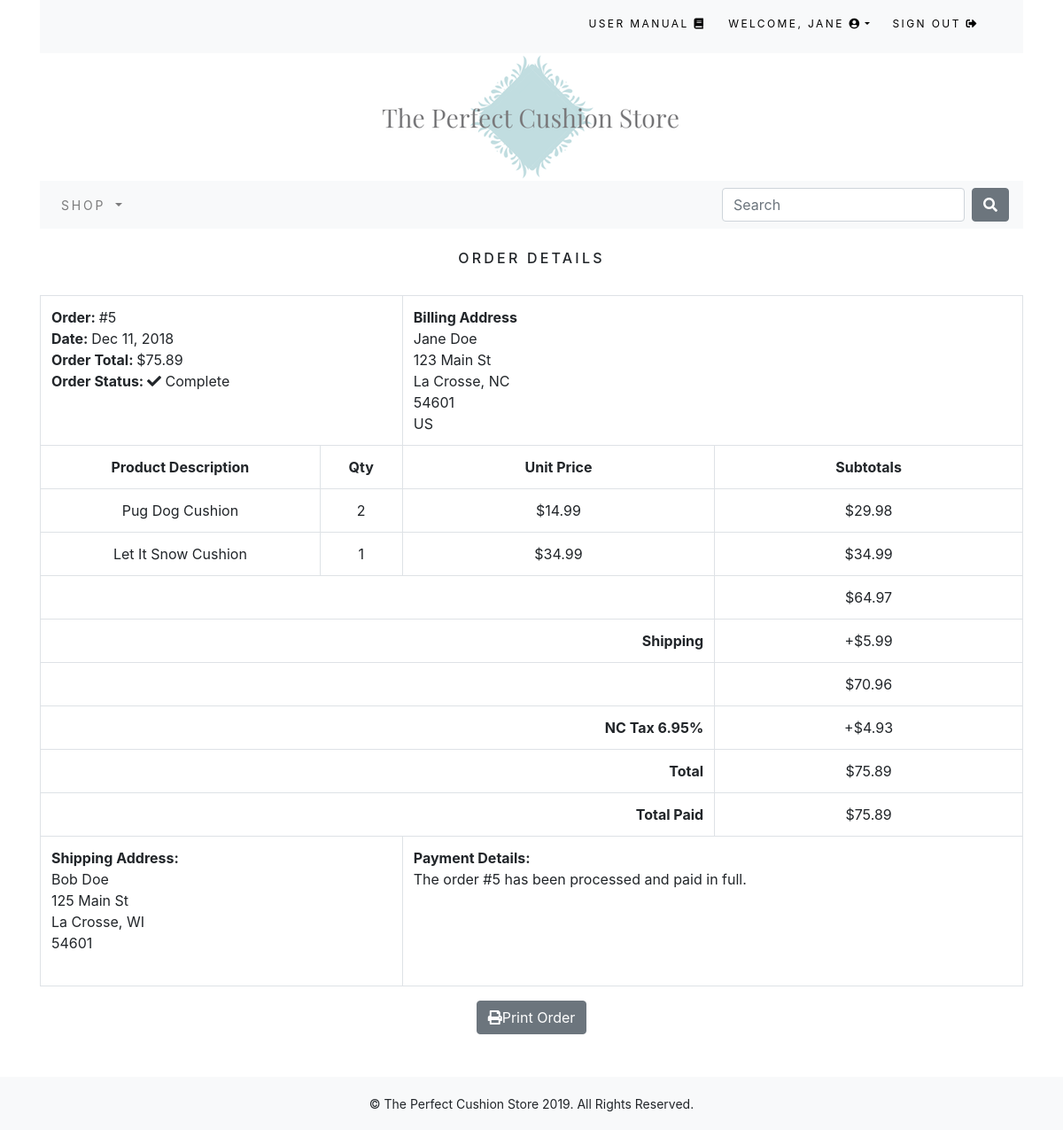
The app's page /order/5/ (signed in) with its own data.
### order/models.py (models this page shows, shortened)
class Order(models.Model):
	subtotal = models.DecimalField(max_digits = 10, decimal_places = 2, blank = True,verbose_name = 'Subtotal')
	shippingTotal = models.DecimalField(max_digits = 10, decimal_places = 2, blank = True,verbose_name = 'Shipping Total')
	taxState = models.CharField(max_length=2, blank = True,verbose_name = 'Tax State')
	tax = models.DecimalField(max_digits = 10, decimal_places = 2, blank = True,verbose_name = 'Tax')
	taxAmount = models.DecimalField(max_digits = 10, decimal_places = 2, blank = True,verbose_name = 'Tax Amount')
	total = models.DecimalField(max_digits = 10, decimal_places = 2, blank = True,verbose_name = 'Total')
	user = models.CharField(max_length = 250, blank = True, null = True)
	emailAddress = models.EmailField(max_length = 250, blank = True, verbose_name = 'Email Address')
	created = models.DateTimeField(auto_now_add = True)
	billingName = models.CharField(max_length = 250, blank = True)
	billingAddress = models.CharField(max_length = 250, blank = True)
	billingCity = models.CharField(max_length = 250, blank = True)
	billingState = models.CharField(max_length = 5, blank = True)
	billingPostcode = models.CharField(max_length = 10, blank = True)
	billingCountry = models.CharField(max_length = 200, blank = True)
	shippingName = models.CharField(max_length = 250, blank = True)
	shippingAddress = models.CharField(max_length = 250, blank = True)
	shippingCity = models.CharField(max_length = 250, blank = True)
	shippingState = models.CharField(max_length = 5, blank = True)
	shippingPostcode = models.CharField(max_length = 10, blank = True)
	shippingCountry = models.CharField(max_length = 200, blank = True)
	class Meta:
		db_table = 'Order'
		ordering = ['-created']

class OrderItem(models.Model):
	product = models.CharField(max_length = 250)
	quantity = models.IntegerField()
	price = models.DecimalField(max_digits = 10, decimal_places = 2, verbose_name = 'USD Price')
	order = models.ForeignKey(Order, on_delete = models.CASCADE)
	class Meta:
		db_table = 'OrderItem'
	def sub_total(self):
		return self.quantity * self.price

### order/views.py (the view)
# urls.py: path('<int:order_id>/', views.viewOrder, name = 'order_detail'),
@login_required()
def viewOrder(request, order_id):
	if request.user.is_authenticated:
		email = str(request.user.email)
		order = Order.objects.get(id = order_id, emailAddress = email)
		order_items = OrderItem.objects.filter(order = order)
	return render(request, 'order/order_detail.html', {'order': order, 'order_items': order_items})

### cart/context_processors.py (called while the page is built)
def counter(request):
	item_count = 0;
	if 'admin' in request.path:
		return {}
	else:
		try:
			cart = Cart.objects.filter(cart_id = _cart_id(request))
			cart_items = CartItem.objects.all().filter(cart = cart[:1])
			for cart_item in cart_items:
				item_count += cart_item.quantity
		except Cart.DoesNotExist:
			item_count = 0
	return dict(item_count = item_count)

### cart/views.py (called while the page is built)
def _cart_id(request):
	cart = request.session.session_key
	if not cart:
		cart = request.session.create()
	return cart

### shop/context_processors.py (called while the page is built)
def menu_links(request):
	links = Category.objects.all()
	return dict(links = links)

### shop/models.py (called while the page is built)
	def get_url(self):
		return reverse('shop:products_by_category', args = [self.slug])

### order/templates/order/order_detail.html (shortened to what this page needs)
{% extends "base.html" %}
{% load staticfiles %}
{% block content %}
	<div>
		<div class="text-center">
			<br>
			<h1 class="text-center my_title">Order Details</h1>
			<br>
			<table class="table table-bordered">
				<tr>
					<td class="text-left" colspan="2">
						<b>Order: </b>#{{ order.id }}<br>
						<b>Date: </b>{{ order.created|date:"M d, Y" }}<br>
						<b>Order Total: </b>${{ order.total }}<br>
						<b>Order Status: </b><i class="fas fa-check"></i> Complete
					</td>
					<td class="text-left" colspan="2">
						<b>Billing Address</b><br>
						{{ order.billingName }}<br>
						{{ order.billingAddress }}<br>
						{{ order.billingCity }}, {{ order.billingState }}<br>
						{{ order.billingPostcode }}<br>
						{{ order.billingCountry  }}<br>
					</td>
				</tr>
				<tr>
					<td><b>Product Description</b></td>
					<td><b>Qty</b></td>
					<td><b>Unit Price</b></td>
					<td><b>Subtotals</b></td>
				</tr>
				{% for item in order_items %}
					<tr>
						<td>{{ item.product }}</td>
						<td>{{ item.quantity }}</td>
						<td>${{ item.price }}</td>
						<td>${{ item.sub_total }}</td>
					</tr>
				{% endfor %}
				<tr>
					<td class="text-right" colspan="3"></td>
					<td>${{ order.subtotal }}</td>
				</tr>
				<tr>
					<td class="text-right" colspan="3"><b>Shipping</b></td>
					<td>+$5.99</td>
				</tr>
				<tr>
					<td class="text-right" colspan="3"></td>
					<td>${{ order.shippingTotal }}</td>
				</tr>
				<tr>
					<td class="text-right" colspan="3"><b>{{ order.taxState }} Tax {{ order.tax }}%</b></td>
					<td>+${{ order.taxAmount }}</td>
				</tr>
				<tr>
					<td class="text-right" colspan="3"><b>Total</b></td>
					<td>${{ order.total }}</td>
				</tr>
				<tr>
					<td class="text-right" colspan="3"><b>Total Paid</b></td>
					<td>${{ order.total }}</td>
				</tr>
				<tr>
					<td class="text-left" colspan="2">
						<b>Shipping Address: </b><br>
						{{ order.shippingName }}<br>
						{{ order.shippingAddress }}<br>
						{{ order.shippingCity }}, {{ order.shippingState }}<br>
						{{ order.shippingPostcode }}<br>
						{{ order.shippingContry }}<br>
					</td>
					<td class="text-left" colspan="2">
						<b>Payment Details: </b><br>
						The order #{{ order.id }} has been processed and paid in full.
					</td>
				</tr>
			</table>
			<button class="btn btn-secondary" onclick="window.print();"><i class="fas fa-print"></i>Print Order</button>
		</div>
	</div>
	<br>
	<br>
{% endblock %}

### shop/templates/top-navbar.html (shortened to what this page needs)
<div class="container">
	<div class="my_custom_menu">
		<ul>
			<li>
				<a href="{% url 'manual' %}" target="_blank">User Manual <i class="fas fa-book"></i></a>
			</li>
			{% if request.user.is_authenticated and request.user.first_name %}
			<li>
				Welcome, <a href="#" class="dropdown-toggle" data-toggle="dropdown" aria-haspopup="true" aria-expanded="false">{{ request.user.first_name }} <i class="fas fa-user-circle"></i></a>
			</li>
			<li>
				<a href="{% url 'signout' %}">Sign Out <i class="fas fa-sign-out-alt"></i></a>
			</li>
			{% endif %}
		</ul>
	</div>
</div>

### static/css/custom.css (style rules this page uses)
body { font-family: 'Roboto', sans-serif; }
.my_custom_menu { text-align: right !important; }
.my_custom_menu ul li { list-style: none; color: #000; text-transform: uppercase; letter-spacing: .2em; font-size: 12px; padding-right: 20px; display: inline; }
.my_custom_menu ul li a { text-decoration: none; color: #000; list-style: none; text-transform: uppercase; letter-spacing: .2em; font-size: 12px; }
.my_title { font-size: 16px; text-transform: uppercase; letter-spacing: .2em; }

### records on screen
Order: id "5", created "Dec 11, 2018", total "75.89", billingName "Jane Doe", billingAddress "123 Main St", billingCity "La Crosse", billingState "NC", billingPostcode "54601", billingCountry "US", subtotal "64.97", shippingTotal "70.96", taxState "NC", tax "6.95", taxAmount "4.93", shippingName "Bob Doe", shippingAddress "125 Main St", shippingCity "La Crosse", shippingState "WI", shippingPostcode "54601"
OrderItem: product "Pug Dog Cushion", quantity "2", price "14.99", sub_total "29.98"
OrderItem: product "Let It Snow Cushion", quantity "1", price "34.99", sub_total "34.99"

### other values on screen
{{ request.user.first_name }} "JANE"
